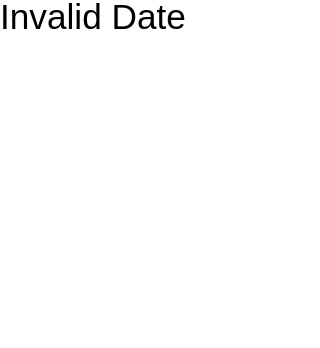

Vega-Lite specification for this chart:
### Vega specification from a JSON file in a GitHub repository (floating-point values rounded to 4 significant figures)
{"width": 100, "height": 100, "data": [{"name": "t", "values": [{"c": "a", "v": 1}, {"c": "b", "v": 2}]}], "scales": [{"name": "s", "type": "time", "domain": {"data": "t", "field": "constructor"}, "range": [0, 1]}], "marks": [{"type": "text", "encode": {"enter": {"text": {"signal": "join(domain('s'),',')"}}}}]}
